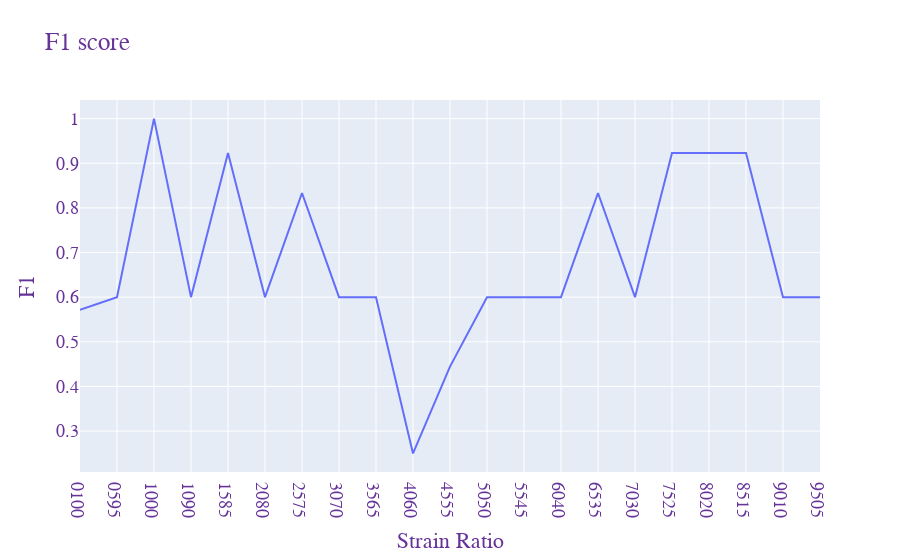

The code cell stored with this chart in its notebook:
### Code cell
def plot_f1_bar(ratio, f1):
    fig = go.Figure()
    fig.add_trace(go.Scatter(x=ratio ,y=f1, mode='lines',))
    
    fig.update_layout(
        title="F1 score",
        xaxis_title="Strain Ratio",
        yaxis_title="F1",
        legend_title="",
        font=dict(
            family="Courier New, monospace",
            size=18,
            color="RebeccaPurple"
        )
    )

    fig.show()

ratio, f1 = confusion_mat(NAME_FILE=NAME_FILE, JSON_FILE_PATH=JSON_FILE_PATH, VCF_FILE_PATH=VCF_FILE_PATH)    

plot_f1_bar(ratio, f1)

### Figure 1 — Plotly figure (JSON) as saved in the notebook; plotly's stock layout.template omitted (floating-point values rounded to 4 significant figures)
{"data": [{"mode": "lines", "type": "scatter", "x": ["0100", "0595", "1000", "1090", "1585", "2080", "2575", "3070", "3565", "4060", "4555", "5050", "5545", "6040", "6535", "7030", "7525", "8020", "8515", "9010", "9505"], "y": [0.5714, 0.6, 1, 0.6, 0.9231, 0.6, 0.8333, 0.6, 0.6, 0.25, 0.4444, 0.6, 0.6, 0.6, 0.8333, 0.6, 0.9231, 0.9231, 0.9231, 0.6, 0.6]}], "layout": {"font": {"color": "RebeccaPurple", "family": "Courier New, monospace", "size": 18}, "legend": {"title": {"text": ""}}, "title": {"text": "F1 score"}, "xaxis": {"title": {"text": "Strain Ratio"}}, "yaxis": {"title": {"text": "F1"}}}}
